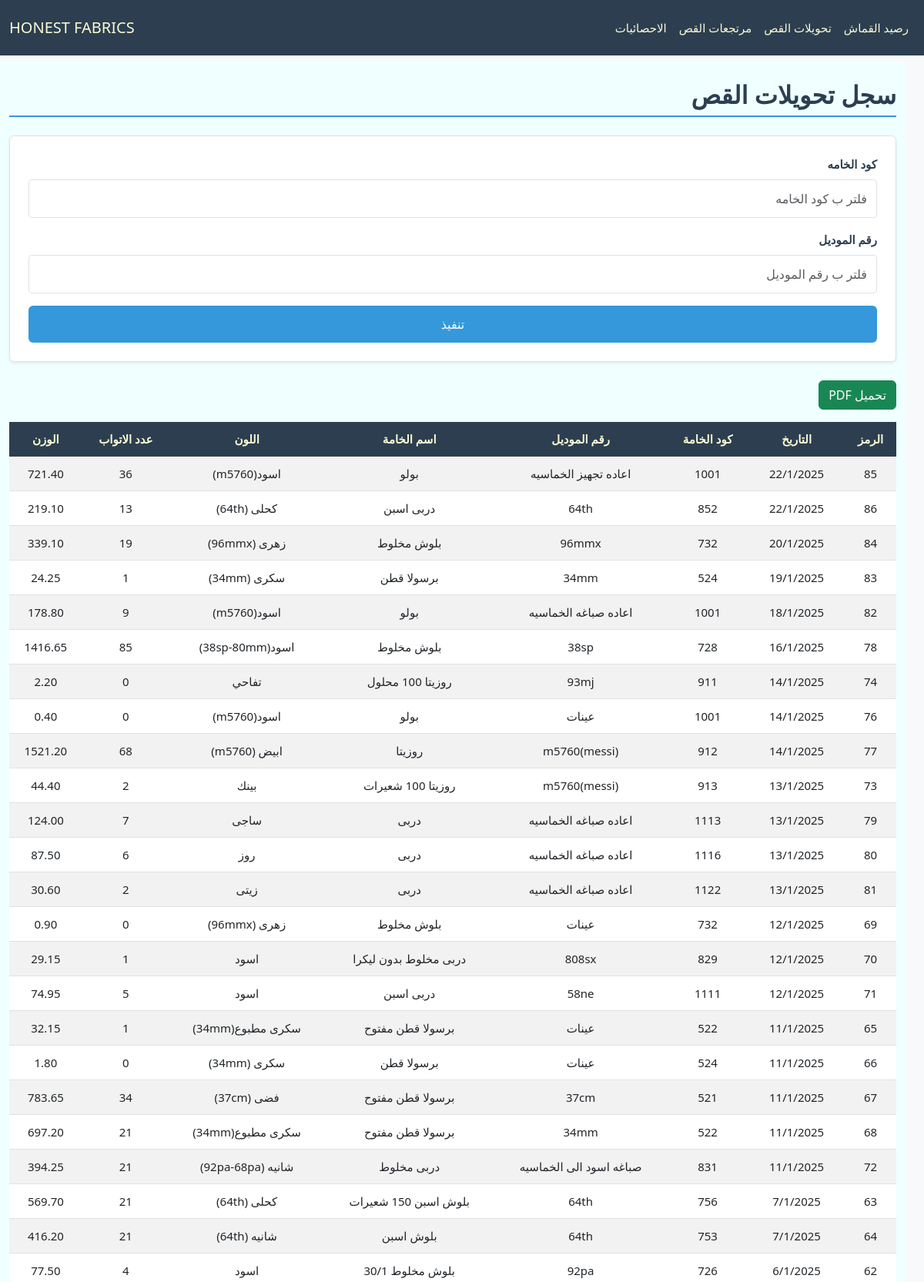
Screenshot of /CutTransfer/ (upper part) with the database file from the repository.
### cloth/models.py (models this page shows, shortened)
class Base(models.Model):
    id = models.IntegerField(primary_key=True, verbose_name="الرمز")
    fabric_code = models.CharField(max_length=100, verbose_name="كود الخامه", db_index=True, null=True, blank=True)
    fabric_name = models.CharField(max_length=200, verbose_name="اسم الخامه", null=True, blank=True)
    color = models.CharField(max_length=100, verbose_name="اللون", null=True, blank=True)
    roll = models.PositiveIntegerField(verbose_name="عدد الاتواب", null=True, blank=True)
    weight = models.DecimalField(max_digits=10, decimal_places=2, verbose_name="الوزن", null=True, blank=True)
    date = models.CharField(max_length=100,verbose_name="التاريخ", null=True, blank=True)
    class Meta:
        abstract = True

class CutTransfer(Base):
    model_number = models.CharField(max_length=100, verbose_name="رقم الموديل", null=True, blank=True)

### cloth/views.py (the view)
# urls.py: path('CutTransfer/', CutTransferView.as_view(), name='cut_transfer_view'),
class CutTransferView(FilterableListView):
    template_name = "cloth/cut.html"
    model = CutTransfer
    filter_fields = ['fabric_code', 'model_number']
    columns = ["الرمز","التاريخ","كود الخامة","رقم الموديل","اسم الخامة","اللون","عدد الاتواب","الوزن"]

### cloth/views.py (called while the page is built)
    def parse_date(self, date_str):
        try:
            normalized_date = date_str.replace("\\", "/")
            return datetime.strptime(normalized_date, "%d/%m/%Y")
        except (ValueError, AttributeError):
            return datetime.min

    def get_queryset(self):
        queryset = super().get_queryset()
        filters = Q()
        ordering = self.request.GET.get('order', 'desc')
        for field in self.filter_fields:
            filter_value = self.request.GET.get(field)
            if filter_value:
                filters &= Q(**{f"{field}__icontains": filter_value})
        filtered_queryset = queryset.filter(filters)
        models = list(filtered_queryset)
        models.sort(
            key=lambda x: self.parse_date(x.date) if x.date else datetime.min,
            reverse=(ordering == 'desc')
        )
        return models

    def get_context_data(self, **kwargs):
        context = super().get_context_data(**kwargs)
        update = Updates.objects.all().order_by('-date').first()
        context['update'] = localtime(update.date).strftime("%d/%m %I:%M %p") if update and update.date else None
        context['columns'] = self.columns
        model_meta = self.model._meta
        context['filter_fields'] = [
            {
                'field_name': field,
                'verbose_name': model_meta.get_field(field).verbose_name,
                'value': self.request.GET.get(field) or "",
            }
            for field in self.filter_fields
        ]
        return context

### cloth/templates/cloth/cut.html (shortened to what this page needs)
{% extends "cloth/layout.html" %}
{% block body %}
    <h2 class="section-title pt-4">سجل تحويلات القص</h2>
    <form method="get" class="filter-form mb-4 p-4 rounded shadow-sm">
        {% for filter_field in filter_fields %}
        <div class="form-group mb-3">
            <label for="filter_{{ forloop.counter }}" class="form-label">{{ filter_field.verbose_name }}</label>
            <input type="text" id="filter_{{ forloop.counter }}" name="{{ filter_field.field_name }}"
                   placeholder="فلتر ب {{ filter_field.verbose_name }}"
                   class="form-control"
                   value="{{ filter_field.value }}">
        </div>
        {% endfor %}
        <button type="submit" class="btn btn-primary w-100">تنفيذ</button>
    </form>
    <button onclick="generatePDF()" class="btn btn-success mb-3">تحميل PDF</button>
    <div style="overflow-y: auto; max-height: 70vh; position: relative;" class="table-responsive mb-4">
        <table id="data-table"  class="table table-striped">
            <thead class="table-dark">
                <tr>
                    <th style="position: sticky; top: 0;" >الرمز</th>
                    <th style="position: sticky; top: 0;" >التاريخ</th>
                    <th style="position: sticky; top: 0;" >كود الخامة</th>
                    <th style="position: sticky; top: 0;" >رقم الموديل</th>
                    <th style="position: sticky; top: 0;" >اسم الخامة</th>
                    <th style="position: sticky; top: 0;" >اللون</th>
                    <th style="position: sticky; top: 0;" >عدد الاتواب</th>
                    <th style="position: sticky; top: 0;" >الوزن</th>
                </tr>
            </thead>
            <tbody>
                {% for model in models %}
                <tr>
                    <td>{{ model.id }}</td>
                    <td>{{ model.date }}</td>
                    <td>{{ model.fabric_code }}</td>
                    <td>{{ model.model_number }}</td>
                    <td>{{ model.fabric_name }}</td>
                    <td>{{ model.color }}</td>
                    <td>{{ model.roll }}</td>
                    <td>{{ model.weight }}</td>
                </tr>
                {% endfor %}
            </tbody>
        </table>
    </div>
    {% endblock body %}

### cloth/static/cloth/styles.css (style rules this page uses)
:root { --primary-color: #3498db; --secondary-color: #2c3e50; --success-color: #2ecc71; --danger-color: #e74c3c; --warning-color: #f1c40f; --light-bg: #f8f9fa; --dark-bg: #343a40; --light-text: lightgoldenrodyellow; --golden-text: rgb(255, 255, 0); --border-color: #dee2e6; --white-color: #ffffff; }
ul, div { padding: 0; margin: 0; }
body { background-color: var(--light-bg); margin-top: 80px; margin-inline: 0; font-family: 'Segoe UI', Tahoma, Geneva, Verdana, sans-serif; line-height: 1.6; font-size: 16px; }
.section-title { color: var(--secondary-color); border-bottom: 2px solid var(--primary-color); padding-bottom: 0.5rem; margin-bottom: 1.5rem; font-weight: bold; }
.table { border-collapse: separate; border-spacing: 0; border-radius: 8px; width: 100%; }
.table th, .table td { text-align: center; vertical-align: middle; padding: 10px; }
.table-striped tbody tr:nth-of-type(odd) { background-color: var(--light-bg); }
.table-dark th { background-color: var(--secondary-color); color: var(--light-text); }
.filter-form { background-color: var(--white-color); border: 1px solid var(--border-color); border-radius: 8px; padding: 1.5rem; box-shadow: 0 4px 6px rgba(0, 0, 0, 0.1); }
.filter-form .form-group { margin-bottom: 1.5rem; }
.filter-form .form-label { display: block; font-weight: bold; color: var(--secondary-color); margin-bottom: 0.5rem; }
.filter-form .form-control { border: 1px solid var(--border-color); border-radius: 4px; padding: 0.75rem; transition: border-color 0.3s ease, box-shadow 0.3s ease; }
.filter-form .btn { background-color: var(--primary-color); border: none; color: var(--white-color); padding: 0.75rem; font-size: 1rem; transition: background-color 0.3s ease, transform 0.2s ease; }
@media (max-width: 1200px) { body { font-size: 15px; } }

### rows the page displays
CutTransfer: id "85", date "22/1/2025", fabric_code "1001", model_number "اعاده تجهيز الخماسيه", fabric_name "بولو", color "اسود(m5760)", roll "36", weight "721.40"
CutTransfer: id "86", date "22/1/2025", fabric_code "852", model_number "64th", fabric_name "دربى اسبن", color "كحلى (64th)", roll "13", weight "219.10"
CutTransfer: id "84", date "20/1/2025", fabric_code "732", model_number "96mmx", fabric_name "بلوش مخلوط", color "زهرى (96mmx)", roll "19", weight "339.10"
CutTransfer: id "83", date "19/1/2025", fabric_code "524", model_number "34mm", fabric_name "برسولا قطن", color "سكرى (34mm)", roll "1", weight "24.25"
CutTransfer: id "82", date "18/1/2025", fabric_code "1001", model_number "اعاده صباغه الخماسيه", fabric_name "بولو", color "اسود(m5760)", roll "9", weight "178.80"
CutTransfer: id "78", date "16/1/2025", fabric_code "728", model_number "38sp", fabric_name "بلوش مخلوط", color "اسود(38sp-80mm)", roll "85", weight "1416.65"
CutTransfer: id "74", date "14/1/2025", fabric_code "911", model_number "93mj", fabric_name "روزيتا 100 محلول", color "تفاحي", roll "0", weight "2.20"
CutTransfer: id "76", date "14/1/2025", fabric_code "1001", model_number "عينات", fabric_name "بولو", color "اسود(m5760)", roll "0", weight "0.40"
CutTransfer: id "77", date "14/1/2025", fabric_code "912", model_number "m5760(messi)", fabric_name "روزيتا", color "ابيض (m5760)", roll "68", weight "1521.20"
CutTransfer: id "73", date "13/1/2025", fabric_code "913", model_number "m5760(messi)", fabric_name "روزيتا 100 شعيرات", color "بينك", roll "2", weight "44.40"
CutTransfer: id "79", date "13/1/2025", fabric_code "1113", model_number "اعاده صباغه الخماسيه", fabric_name "دربى", color "ساجى", roll "7", weight "124.00"
CutTransfer: id "80", date "13/1/2025", fabric_code "1116", model_number "اعاده صباغه الخماسيه", fabric_name "دربى", color "روز", roll "6", weight "87.50"
CutTransfer: id "81", date "13/1/2025", fabric_code "1122", model_number "اعاده صباغه الخماسيه", fabric_name "دربى", color "زيتى", roll "2", weight "30.60"
CutTransfer: id "69", date "12/1/2025", fabric_code "732", model_number "عينات", fabric_name "بلوش مخلوط", color "زهرى (96mmx)", roll "0", weight "0.90"
CutTransfer: id "70", date "12/1/2025", fabric_code "829", model_number "808sx", fabric_name "دربى مخلوط بدون ليكرا", color "اسود", roll "1", weight "29.15"
CutTransfer: id "71", date "12/1/2025", fabric_code "1111", model_number "58ne", fabric_name "دربى اسبن", color "اسود", roll "5", weight "74.95"
CutTransfer: id "65", date "11/1/2025", fabric_code "522", model_number "عينات", fabric_name "برسولا قطن مفتوح", color "سكرى مطبوع(34mm)", roll "1", weight "32.15"
CutTransfer: id "66", date "11/1/2025", fabric_code "524", model_number "عينات", fabric_name "برسولا قطن", color "سكرى (34mm)", roll "0", weight "1.80"
CutTransfer: id "67", date "11/1/2025", fabric_code "521", model_number "37cm", fabric_name "برسولا قطن مفتوح", color "فضى (37cm)", roll "34", weight "783.65"
CutTransfer: id "68", date "11/1/2025", fabric_code "522", model_number "34mm", fabric_name "برسولا قطن مفتوح", color "سكرى مطبوع(34mm)", roll "21", weight "697.20"
CutTransfer: id "72", date "11/1/2025", fabric_code "831", model_number "صباغه اسود الى الخماسيه", fabric_name "دربى مخلوط", color "شانيه (92pa-68pa)", roll "21", weight "394.25"
CutTransfer: id "63", date "7/1/2025", fabric_code "756", model_number "64th", fabric_name "بلوش اسبن 150 شعيرات", color "كحلى (64th)", roll "21", weight "569.70"
CutTransfer: id "64", date "7/1/2025", fabric_code "753", model_number "64th", fabric_name "بلوش اسبن", color "شانيه (64th)", roll "21", weight "416.20"
CutTransfer: id "62", date "6/1/2025", fabric_code "726", model_number "92pa", fabric_name "بلوش مخلوط 30/1", color "اسود", roll "4", weight "77.50"

### other values shown
{{ filter_field.verbose_name }} "كود الخامه" "رقم الموديل"
